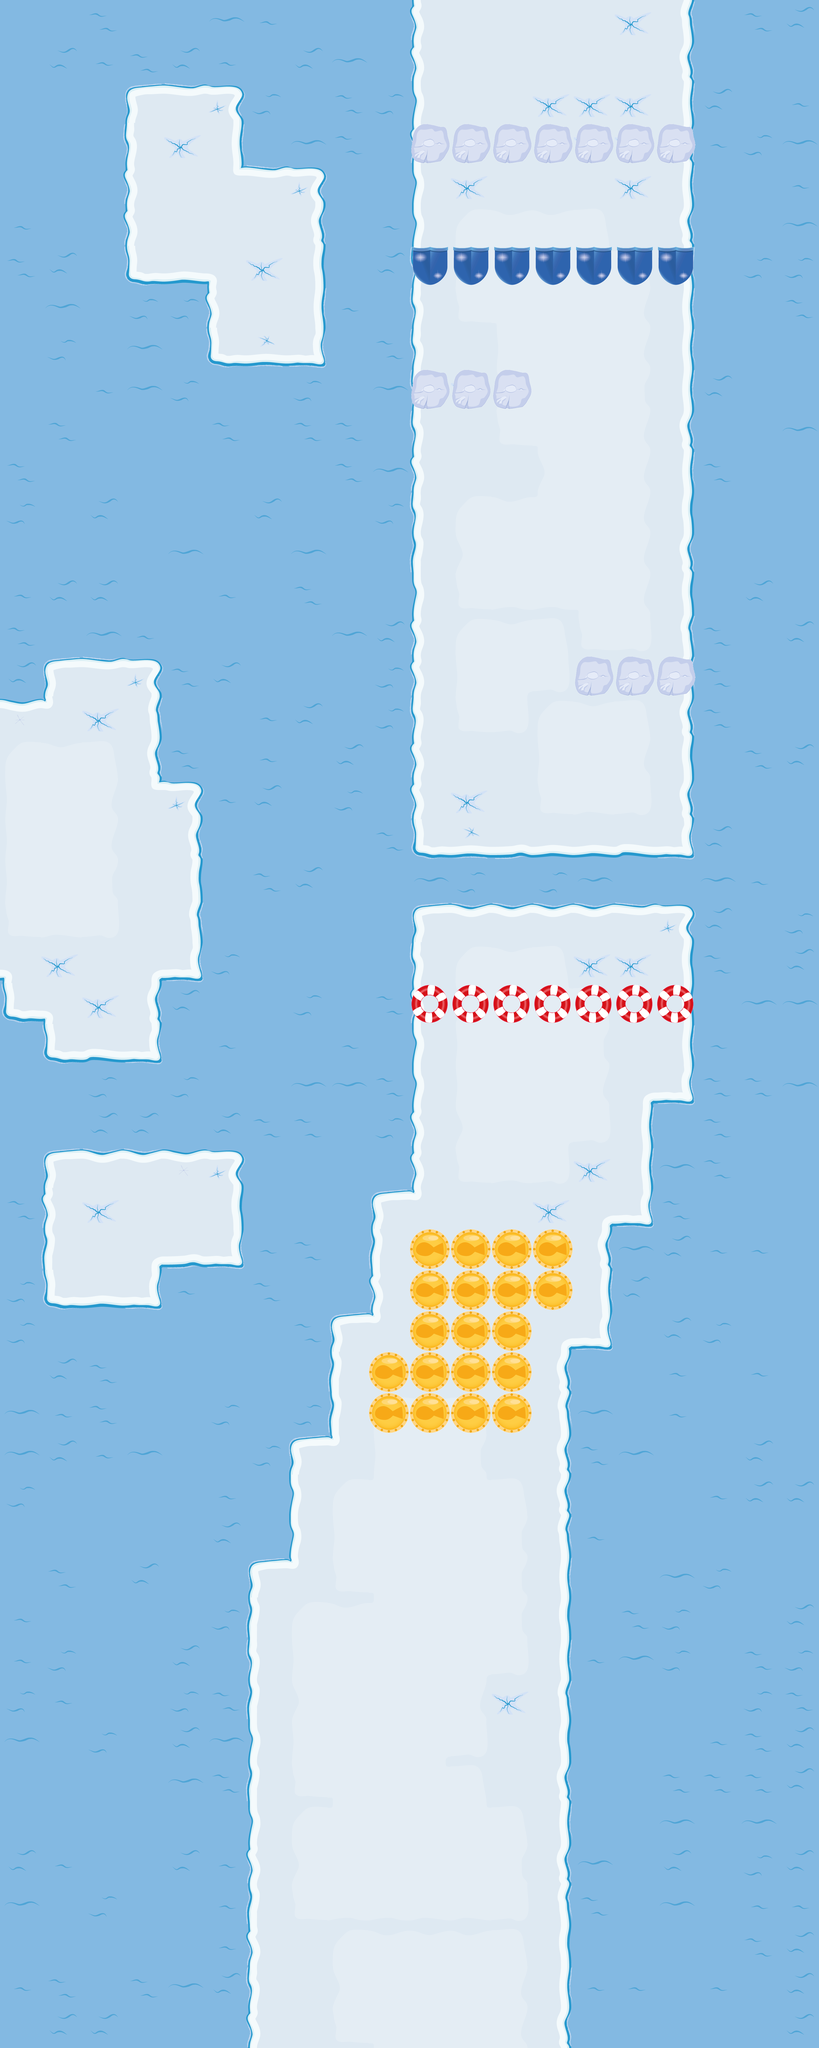

A 2D game scene composited from a Tiled map and its tileset images. What follows is a short description and the map's XML, with each tile layer's data collapsed to a summary:
An orthogonal 20x50 tile map with 160x160 px tiles, 3 tile layers (Floor, PickUps, Obstacles).

<map version="1.0" orientation="orthogonal" renderorder="right-down" width="20" height="50" tilewidth="160" tileheight="160" nextobjectid="54">
 <tileset firstgid="1" name="Map v2" tilewidth="160" tileheight="160" tilecount="100" columns="10">
  <image source="Map v2.gif" width="1600" height="1600" />
  <terraintypes>
   <terrain name="Wasser" tile="14" />
   <terrain name="Ice" tile="6" />
   <terrain name="Snow" tile="59" />
   <terrain name="Shield" tile="70" />
   <terrain name="Ring" tile="71" />
   <terrain name="Iceberg" tile="72" />
   <terrain name="Coin" tile="73" />
  </terraintypes>
  <tile id="0" terrain="1,1,1,0" />
  <tile id="1" terrain="1,1,0,0" />
  <tile id="2" terrain="1,1,0,0" />
  <tile id="3" terrain="1,1,0,0" />
  <tile id="4" terrain="1,1,0,0" />
  <tile id="5" terrain="1,1,0,1" />
  <tile id="6" terrain="1,1,1,1" />
  <tile id="10" terrain="1,0,1,0" />
  <tile id="11" terrain="0,0,0,0" />
  <tile id="12" terrain="0,0,0,0" />
  <tile id="13" terrain="0,0,0,0" />
  <tile id="14" terrain="0,0,0,0" />
  <tile id="15" terrain="0,1,0,1" />
  <tile id="16" terrain="1,1,1,1" />
  <tile id="20" terrain="1,0,1,0" />
  <tile id="21" terrain="0,0,0,0" />
  <tile id="22" terrain="0,0,0,1" />
  <tile id="23" terrain="0,0,1,0" />
  <tile id="24" terrain="0,0,0,0" />
  <tile id="25" terrain="0,1,0,1" />
  <tile id="26" terrain="1,1,1,1" />
  <tile id="30" terrain="1,0,1,0" />
  <tile id="31" terrain="0,0,0,0" />
  <tile id="32" terrain="0,1,0,0" />
  <tile id="33" terrain="1,0,0,0" />
  <tile id="34" terrain="0,0,0,0" />
  <tile id="35" terrain="0,1,0,1" />
  <tile id="36" terrain="1,1,1,1" />
  <tile id="40" terrain="1,0,1,0" />
  <tile id="41" terrain="0,0,0,0" />
  <tile id="42" terrain="0,0,0,0" />
  <tile id="43" terrain="0,0,0,0" />
  <tile id="44" terrain="0,0,0,0" />
  <tile id="45" terrain="0,1,0,1" />
  <tile id="50" terrain="1,0,1,1" />
  <tile id="51" terrain="0,0,1,1" />
  <tile id="52" terrain="0,0,1,1" />
  <tile id="53" terrain="0,0,1,1" />
  <tile id="54" terrain="0,0,1,1" />
  <tile id="55" terrain="0,1,1,1" />
  <tile id="59" terrain="2,2,2,2" />
  <tile id="66" terrain="2,2,2,1" />
  <tile id="67" terrain="2,2,1,1" />
  <tile id="68" terrain="2,2,1,1" />
  <tile id="69" terrain="2,2,1,2" />
  <tile id="70" terrain="3,3,3,3" />
  <tile id="71" terrain="4,4,4,4" />
  <tile id="72" terrain="5,5,5,5" />
  <tile id="73" terrain="6,6,6,6" />
  <tile id="76" terrain="2,1,2,1" />
  <tile id="77" terrain="1,1,1,2" />
  <tile id="78" terrain="1,1,2,1" />
  <tile id="79" terrain="1,2,1,2" />
  <tile id="86" terrain="2,1,2,1" />
  <tile id="87" terrain="1,2,1,1" />
  <tile id="88" terrain="2,1,1,1" />
  <tile id="89" terrain="1,2,1,2" />
  <tile id="96" terrain="2,1,2,2" />
  <tile id="97" terrain="1,1,2,2" />
  <tile id="98" terrain="1,1,2,2" />
  <tile id="99" terrain="1,2,2,2" />
 </tileset>
 <layer name="Floor" width="20" height="50">
  <data>[1000 cells, 1000 non-empty, 56 distinct tile ids]</data>
 </layer>
 <layer name="PickUps" width="20" height="50">
  <data>[1000 cells, 33 non-empty, 3 distinct tile ids]</data>
 </layer>
 <layer name="Obstacles" width="20" height="50">
  <data>[1000 cells, 13 non-empty, 1 distinct tile ids]</data>
 </layer>
</map>